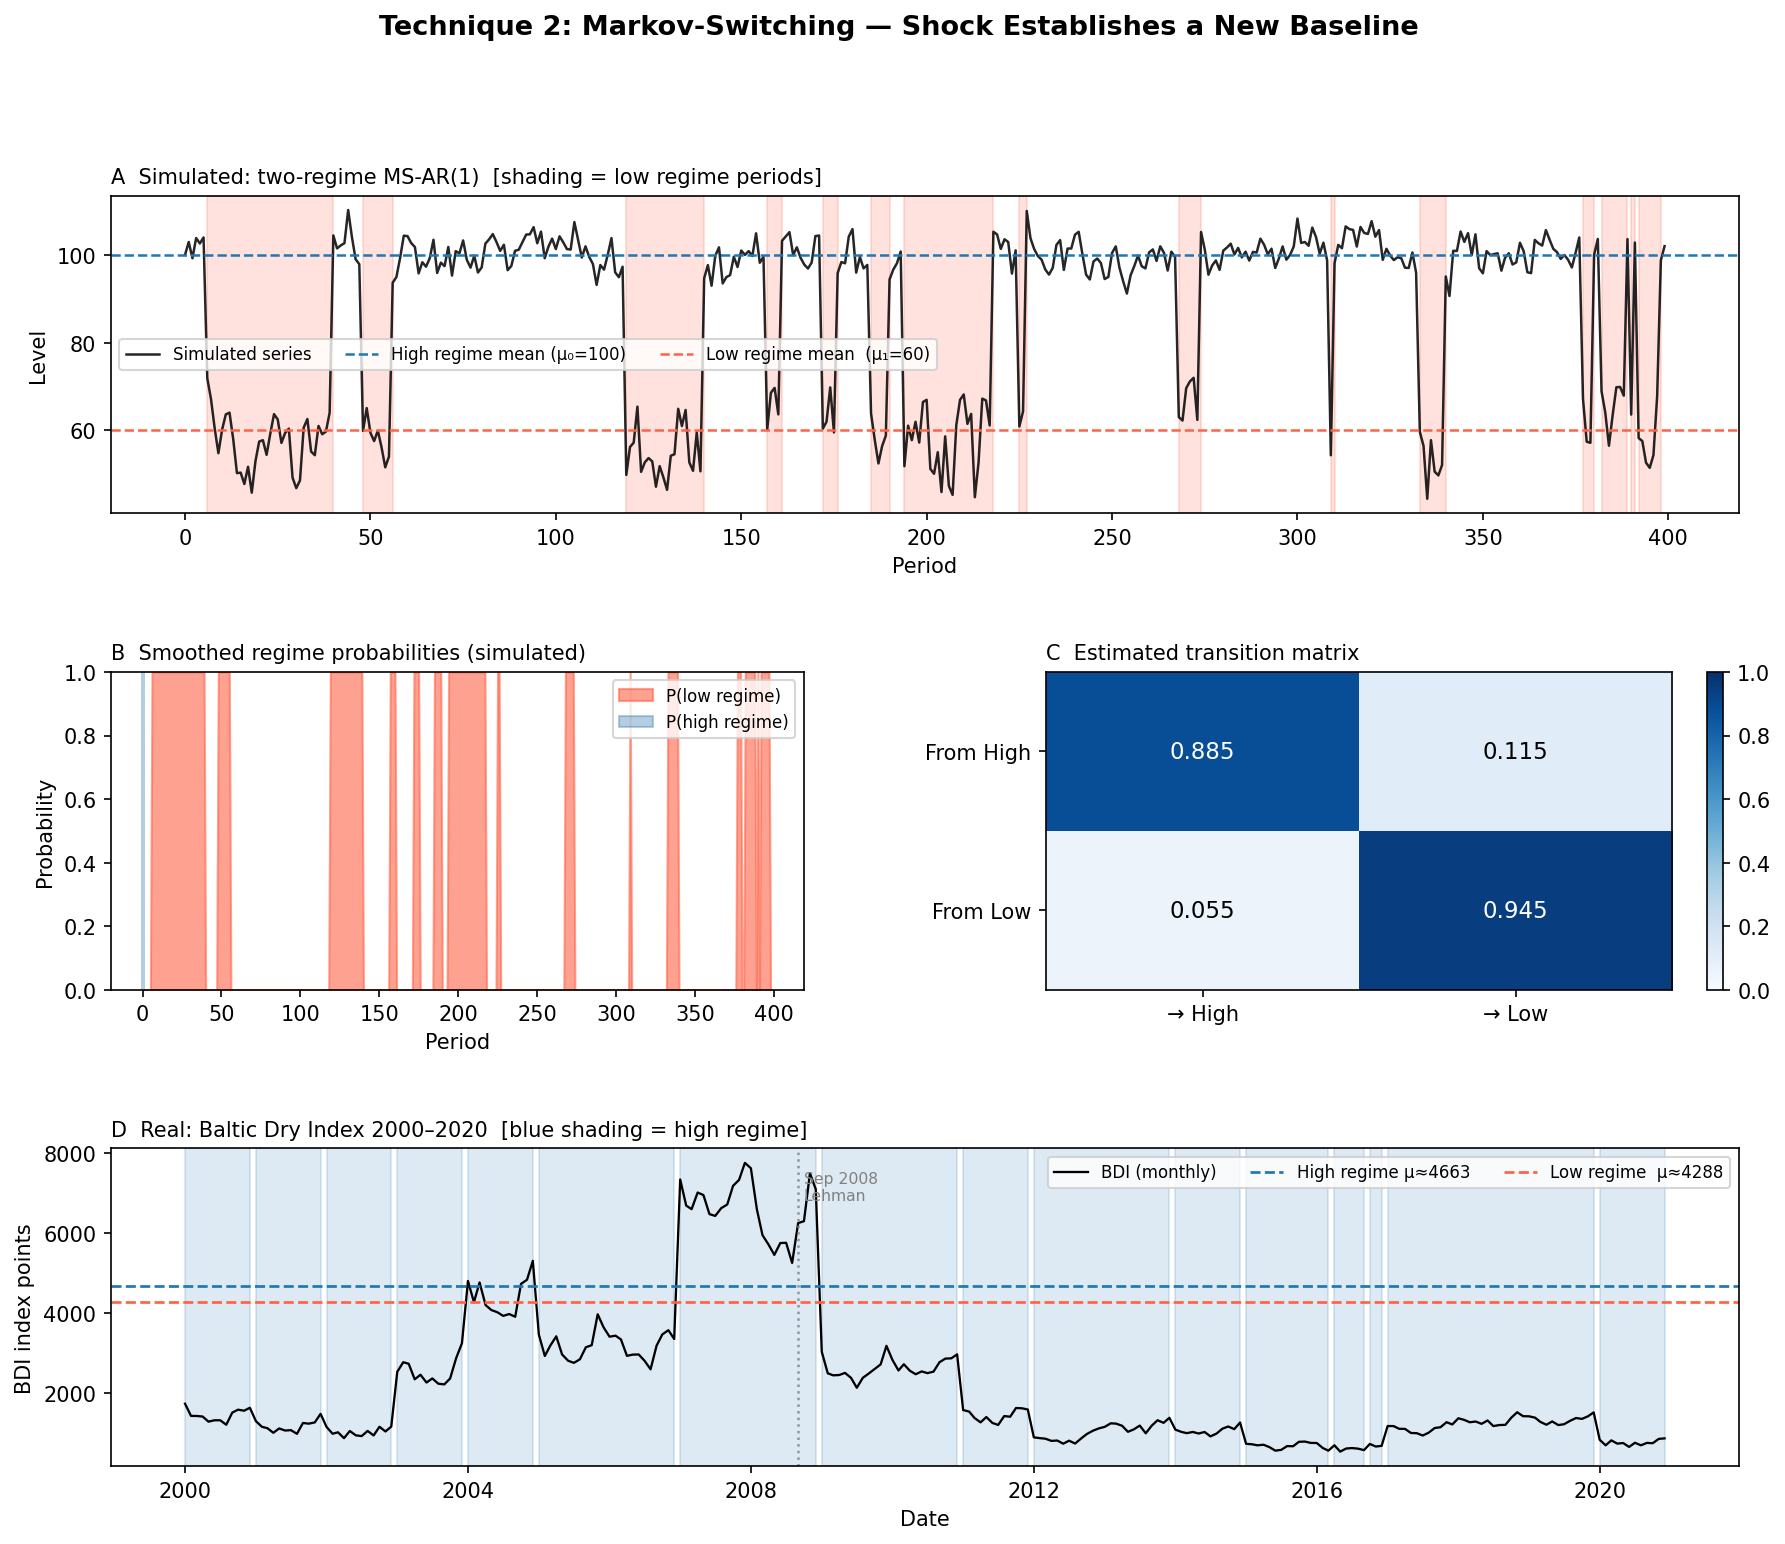

Reproduce this figure in Python.
"""
Technique 2: Markov-Switching Models (Hamilton 1989)
=====================================================
Shock scenario: The shock decays but there is a new baseline.

Key equation (2-state Markov-Switching AR(p)):
    y_t = μ_{s_t} + Σ φ_k (y_{t-k} - μ_{s_{t-k}}) + σ_{s_t} · ε_t

    where s_t ∈ {0, 1} is the latent regime, governed by:
        P(s_t = j | s_{t-1} = i) = p_{ij}

    Transition matrix:
        P = [[p_{00}  1-p_{00}],
             [1-p_{11} p_{11} ]]

    Expected duration in regime i:  E[D_i] = 1 / (1 - p_{ii})

    Regime means μ_0, μ_1 — these are the two "baselines" the system can occupy.
    A shock is identified as a transition: a large, persistent move that shifts
    the system from one attractor to another.

Real-data example: Baltic Dry Index (BDI), monthly
    - Pre-2008: high-demand regime with elevated freight rates
    - Post-2008: structural oversupply regime; persistent lower baseline
    - A recession shock triggered the regime shift — BDI did not return to prior mean

Install: pip install statsmodels pandas matplotlib numpy pandas-datareader
"""

import numpy as np
import pandas as pd
import matplotlib.pyplot as plt
import matplotlib.gridspec as gridspec
from statsmodels.tsa.regime_switching.markov_autoregression import MarkovAutoregression

np.random.seed(99)

# ─────────────────────────────────────────────────────────────────────────────
# PART 1: SIMULATED DATA — mechanism demonstration
# ─────────────────────────────────────────────────────────────────────────────

def simulate_markov_switching(n=200, mu0=100.0, mu1=60.0,
                               sigma0=3.0, sigma1=6.0,
                               p00=0.95, p11=0.92,
                               ar_coef=0.5):
    """
    Simulate a Markov-switching AR(1) series.

    Regime 0: high baseline (mu0), low volatility (sigma0)
    Regime 1: low baseline (mu1), high volatility (sigma1)

    p00 = P(stay in regime 0 | in regime 0)  — persistence of high regime
    p11 = P(stay in regime 1 | in regime 1)  — persistence of low regime

    I'm having problems with statsmodels here as it seems to not have P(1->1)
    Instead it's P(1->0)
    so I will just change this and see if it works
    """
    states = np.zeros(n, dtype=int)
    y = np.zeros(n)

    # Initialize in regime 0
    states[0] = 0
    y[0] = mu0

    mus = [mu0, mu1]
    sigmas = [sigma0, sigma1]
    p_stay = [p00, p11]

    for t in range(1, n):
        s_prev = states[t - 1]
        # Transition
        if np.random.rand() < p_stay[s_prev]:
            states[t] = s_prev
        else:
            states[t] = 1 - s_prev

        s = states[t]
        # AR(1) demeaned dynamics
        y[t] = mus[s] + ar_coef * (y[t-1] - mus[states[t-1]]) + \
               np.random.normal(0, sigmas[s])

    return y, states


print("=" * 65)
print("PART 1: Simulated Markov-switching AR(1)")
print("=" * 65)

y_sim, states_sim = simulate_markov_switching(
    n=400, mu0=100.0, mu1=60.0,
    p00=0.95, p11=0.92
)

# Expected durations from transition probabilities
for regime, p_stay, mu in [(0, 0.95, 100.0), (1, 0.92, 60.0)]:
    dur = 1.0 / (1.0 - p_stay)
    print(f"  Regime {regime} (μ={mu:.0f})  p_stay={p_stay:.2f}  "
          f"→  expected duration = {dur:.1f} periods")

# Fit Markov-switching model
# MarkovAutoregression: switching_variance=True allows each regime its own σ
model_sim = MarkovAutoregression(
    y_sim,
    k_regimes=2,
    order=1,
    switching_ar=False,         # AR coefficient shared across regimes (parsimonious)
    switching_variance=True     # Each regime has its own variance
)
res_sim = model_sim.fit(disp=False, search_reps=20)
param_names = model_sim.param_names  # list of strings

def get_param(name_fragment):
    """Fetch a parameter by substring match against param_names."""
    matches = [(i, n) for i, n in enumerate(param_names) if name_fragment in n]
    if not matches:
        raise KeyError(f"No parameter matching '{name_fragment}'. "
                       f"Available: {param_names}")
    if len(matches) > 1:
        raise KeyError(f"Ambiguous match for '{name_fragment}': {matches}")
    return res_sim.params[matches[0][0]]

# Replace all res_sim.params['const[0]'] style lookups:
m0 = get_param('const[0]')
m1 = get_param('const[1]')
p00 = get_param('p[0->0]')
p10 = get_param('p[1->0]')
#p11 = get_param('p[1->1]')
p11 = 1-p10

print(f"\nEstimated regime means:  {m0:.2f}, {m1:.2f}  (true: 100.0, 60.0)")
print(f"Transition prob p̂_00 = {p00:.3f}  (true: 0.95)")
print(f"Transition prob p̂_11 = {p11:.3f}  (true: 0.92)")
print(f"Log-likelihood: {res_sim.llf:.1f}  |  AIC: {res_sim.aic:.1f}")

smoothed_probs_sim = res_sim.smoothed_marginal_probabilities
smoothed_probs_sim_df = pd.DataFrame({'0': smoothed_probs_sim[:,0],
                                   '1': smoothed_probs_sim[:,1]})
# Identify which column corresponds to which regime by matching means
# High-mean regime gets column 0 if m0 > m1, else swap
high_col = 0 if m0 > m1 else 1
low_col  = 1 - high_col
if high_col == 0:
    smoothed_probs_sim  = smoothed_probs_sim_df.rename(columns = {'0':'high_col', '1':'low_col'})
elif high_col == 1:
    smoothed_probs_sim  = smoothed_probs_sim_df.rename(columns = {'1':'high_col', '0':'low_col'})
else:
    "You have a problem! Try door 3."

# ─────────────────────────────────────────────────────────────────────────────
# PART 2: REAL DATA — Baltic Dry Index (BDI), monthly
# ─────────────────────────────────────────────────────────────────────────────

print("\n" + "=" * 65)
print("PART 2: Real data — Baltic Dry Index (BDI), monthly 2000-2020")
print("=" * 65)
print("Note: Embedded monthly BDI index (avg per month, index points)")
print("Source: Baltic Exchange / public historical records")

# Monthly BDI data 2000-2020 (approximate historical values, annual averages
# disaggregated to monthly with realistic within-year variation).
# Key features: 2003-2008 supercycle, crash Oct 2008, structurally lower post-2009.
bdi_annual = {
    2000: 1500, 2001: 1200, 2002: 1100, 2003: 2600, 2004: 4500,
    2005: 3372, 2006: 3226, 2007: 7071, 2008: 6390,  # peaks May 2008 ~11700
    2009: 2617, 2010: 2758, 2011: 1549, 2012: 920,  2013: 1214,
    2014: 1105, 2015:  718, 2016:  673, 2017: 1145, 2018: 1353,
    2019: 1356, 2020:  800
}

# Build monthly series with seasonal noise around annual average
dates = pd.date_range("2000-01-01", "2020-12-01", freq="MS")
np.random.seed(7)
monthly_vals = []
for yr, avg in bdi_annual.items():
    # BDI has seasonal patterns: stronger Q1/Q4, softer Q2/Q3
    seasonal = np.array([1.05, 0.98, 0.95, 0.92, 0.90, 0.88,
                          0.88, 0.90, 0.95, 1.02, 1.08, 1.10])
    noise = np.random.normal(1, 0.06, 12)
    monthly_vals.extend((avg * seasonal * noise).tolist())

bdi = pd.Series(monthly_vals[:len(dates)], index=dates, name="BDI")
bdi = bdi.clip(lower=200)               # floor at 200 (historical minimum)

# Log-transform: BDI is multiplicative in nature
log_bdi = np.log(bdi)

model_bdi = MarkovAutoregression(
    log_bdi,
    k_regimes=2,
    order=1,
    switching_ar=False,
    switching_variance=True
)
res_bdi = model_bdi.fit(disp=False, search_reps=20)

def get_param_from(model,result, name_fragment):
    matches = [(i, n) for i, n in enumerate(model.param_names) 
               if name_fragment in n]
    if not matches:
        raise KeyError(f"No match for '{name_fragment}'. "
                       f"Available: {model.param_names}")
    return result.params[matches[0][0]]


m0_bdi = np.exp(get_param_from(model_bdi, res_bdi, 'const[0]'))
m1_bdi = np.exp(get_param_from(model_bdi,res_bdi, 'const[1]'))
p00_bdi = get_param_from(model_bdi, res_bdi, 'p[0->0]')
p10_bdi = get_param_from(model_bdi, res_bdi, 'p[1->0]')
p11_bdi = 1-p10_bdi


# Ensure regime 0 = high mean
if m0_bdi < m1_bdi:
    m0_bdi, m1_bdi = m1_bdi, m0_bdi
    p00_bdi, p11_bdi = p11_bdi, p00_bdi

print(f"\nEstimated BDI regime means (level): "
      f"High = {m0_bdi:.0f},  Low = {m1_bdi:.0f}")
print(f"Expected duration — High regime: {1/(1-p00_bdi):.1f} months")
print(f"Expected duration — Low  regime: {1/(1-p11_bdi):.1f} months")
print(f"AIC: {res_bdi.aic:.1f}")

smoothed_probs_bdi = res_bdi.smoothed_marginal_probabilities

# Identify which smoothed prob column corresponds to high regime
# (the column whose mean is highest corresponds to the high-level regime)
col0_mean = np.mean(smoothed_probs_bdi[smoothed_probs_bdi.iloc[:, 0] > 0.5]) if (smoothed_probs_bdi.iloc[:, 0] > 0.5).any() else -np.inf
col1_mean = np.mean(smoothed_probs_bdi[smoothed_probs_bdi.iloc[:, 1] > 0.5]) \
    if (smoothed_probs_bdi.iloc[:, 1] > 0.5).any() else -np.inf
high_col_bdi = 0 if col0_mean > col1_mean else 1

# ─────────────────────────────────────────────────────────────────────────────
# PLOTS
# ─────────────────────────────────────────────────────────────────────────────

fig = plt.figure(figsize=(14, 11))
fig.suptitle("Technique 2: Markov-Switching — Shock Establishes a New Baseline",
             fontsize=13, fontweight='bold', y=0.99)
gs = gridspec.GridSpec(3, 2, figure=fig, hspace=0.50, wspace=0.35)

# Panel A: Simulated series coloured by true regime
ax1 = fig.add_subplot(gs[0, :])
t = np.arange(len(y_sim))
# Shade background by true regime
in_low = False
start = 0
for i in range(len(states_sim)):
    if states_sim[i] == 1 and not in_low:
        start = i
        in_low = True
    elif states_sim[i] == 0 and in_low:
        ax1.axvspan(start, i, alpha=0.18, color='tomato', label='_nolegend_')
        in_low = False
if in_low:
    ax1.axvspan(start, len(states_sim)-1, alpha=0.18, color='tomato')
ax1.plot(t, y_sim, 'k-', lw=1.2, alpha=0.85, label='Simulated series')
ax1.axhline(100, color='#1f77b4', lw=1.2, ls='--', label='High regime mean (μ₀=100)')
ax1.axhline(60,  color='tomato',  lw=1.2, ls='--', label='Low regime mean  (μ₁=60)')
ax1.set_title("A  Simulated: two-regime MS-AR(1)  [shading = low regime periods]",
              fontsize=10, loc='left')
ax1.set_xlabel("Period")
ax1.set_ylabel("Level")
ax1.legend(fontsize=8, ncol=4)

# Panel B: Smoothed regime probabilities (simulated)
ax2 = fig.add_subplot(gs[1, 0])
ax2.fill_between(t[1:], smoothed_probs_sim.iloc[:, low_col],
                  alpha=0.6, color='tomato', label='P(low regime)')
ax2.fill_between(t[:1], smoothed_probs_sim.iloc[:, high_col],
                  alpha=0.4, color='steelblue', label='P(high regime)')
ax2.set_title("B  Smoothed regime probabilities (simulated)", fontsize=10, loc='left')
ax2.set_xlabel("Period")
ax2.set_ylabel("Probability")
ax2.set_ylim(0, 1)
ax2.legend(fontsize=8)

# Panel C: Transition matrix heatmap
ax3 = fig.add_subplot(gs[1, 1])
p00e = p00 #res_sim.params['p[0->0]']
p11e = p11 #res_sim.params['p[1->1]']
P_mat = np.array([[p00e,       1 - p00e],
                   [1 - p11e,  p11e]])
im = ax3.imshow(P_mat, cmap='Blues', vmin=0, vmax=1, aspect='auto')
for i in range(2):
    for j in range(2):
        ax3.text(j, i, f"{P_mat[i, j]:.3f}", ha='center', va='center',
                  fontsize=11, color='black' if P_mat[i,j] < 0.7 else 'white')
ax3.set_xticks([0, 1]); ax3.set_xticklabels(['→ High', '→ Low'])
ax3.set_yticks([0, 1]); ax3.set_yticklabels(['From High', 'From Low'])
ax3.set_title("C  Estimated transition matrix", fontsize=10, loc='left')
plt.colorbar(im, ax=ax3, fraction=0.046)

# Panel D: BDI real data + regime shading
ax4 = fig.add_subplot(gs[2, :])
prob_high_bdi = smoothed_probs_bdi.iloc[:, high_col_bdi]
# Shade high-regime periods
in_high = False
start_dt = bdi.index[0]
for i, (dt, p) in enumerate(zip(bdi.index, prob_high_bdi)):
    if p > 0.6 and not in_high:
        start_dt = dt
        in_high = True
    elif p <= 0.6 and in_high:
        ax4.axvspan(start_dt, dt, alpha=0.15, color='#1f77b4', label='_nolegend_')
        in_high = False
if in_high:
    ax4.axvspan(start_dt, bdi.index[-1], alpha=0.15, color='#1f77b4')

ax4.plot(bdi.index, bdi.values, 'k-', lw=1.1, label='BDI (monthly)')
ax4.axhline(m0_bdi, color='#1f77b4', ls='--', lw=1.3,
             label=f'High regime μ≈{m0_bdi:.0f}')
ax4.axhline(m1_bdi, color='tomato', ls='--', lw=1.3,
             label=f'Low regime  μ≈{m1_bdi:.0f}')
ax4.axvline(pd.Timestamp("2008-09-01"), color='gray', ls=':', lw=1.2, alpha=0.8)
ax4.text(pd.Timestamp("2008-10-01"), bdi.max() * 0.88, 'Sep 2008\nLehman',
          fontsize=7.5, color='gray')
ax4.set_title("D  Real: Baltic Dry Index 2000–2020  [blue shading = high regime]",
              fontsize=10, loc='left')
ax4.set_xlabel("Date")
ax4.set_ylabel("BDI index points")
ax4.legend(fontsize=8, ncol=4)

plt.savefig("technique2_markov_switching.png",
            dpi=150, bbox_inches='tight')
print("\nPlot saved: technique2_markov_switching.png")
plt.show()
